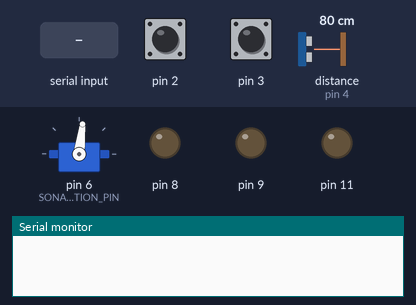
A sketch run on a simulated Arduino Uno, built with avr-gcc and run on an emulated ATmega328P. On the bench: servo, output pins drawn as LEDs (lit = HIGH), the last lines printed to the serial monitor. The inputs (shaded band) are chosen by the test bench; at power-on: distance to the obstacle (sensor on pin 4) 80 cm, pin 2 HIGH, pin 3 HIGH. The echo pulse lasts 58.3 µs per cm; pins used as bus, display or sensor lines are not drawn.

Above: at 1.2 s.
1.3 s: "s" received over Serial
At 2.45 s:
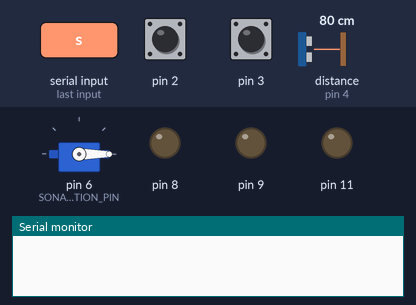
4.3 s: distance to the obstacle (sensor on pin 4) set to 4 cm
7.3 s: "h" received over Serial
At 10.0 s:
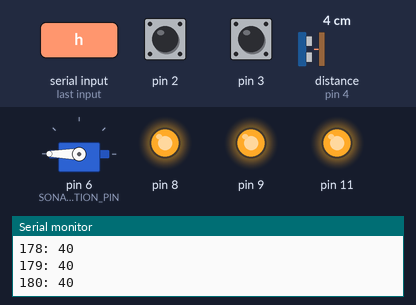
10.3 s: "x90\n" received over Serial
At 11.0 s:
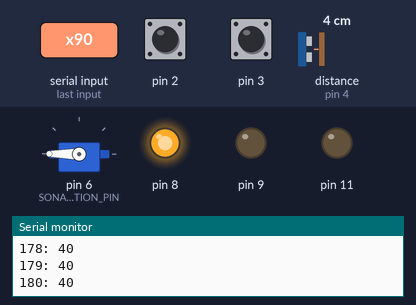
Timing chart, 0 to 12.8 s (numbered marks = the images above; inputs shaded):
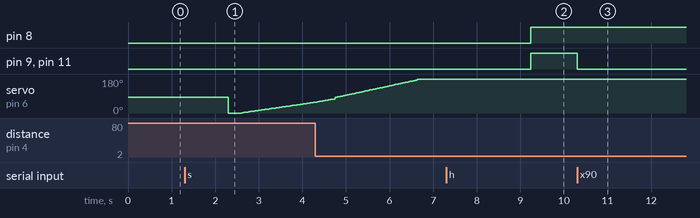

Measured:
- after the input at 7.3 s, pin 8, pin 9, pin 11: LOW → HIGH after 1.9 s
- after the input at 10.3 s, pin 9, pin 11: HIGH → LOW at once

The sketch:

robot-car.ino
```cpp
/*
  Car robot with sonar and bluetooth.

  2020 by Vivien Richter <vivien-richter@outlook.de>
  https://github.com/HTWK-18INB-1/asuka.git
*/

#include "config.hpp"
#include "src/Drive/drive.hpp"
#include "src/Sonar/sonar.hpp"

Sonar sonar;

// Initialization
void setup() {
    // Communication
    Serial.begin(9600);
    // Motors
    Drive.setup(
        MOTOR_LEFT_DIRECTION,
        MOTOR_LEFT_SPEED,
        MOTOR_LEFT_SENSOR,
        MOTOR_RIGHT_DIRECTION,
        MOTOR_RIGHT_SPEED,
        MOTOR_RIGHT_SENSOR,
        MOTOR_CYCLE_TICKS,
        WHEEL_DIAMETER
    );
    // Sonar
    sonar.setup(
        SONAR_ROTATION_PIN,
        SONAR_TRIGGER_PIN,
        SONAR_ECHO_PIN,
        SONAR_TRIGGER_WIDTH,
        SONAR_ROTATION_MIN,
        SONAR_ROTATION_HALF,
        SONAR_ROTATION_MAX,
        SONAR_ROTATION_DELAY,
        SONAR_ROTATION_DELAY_MAX,
        SOUND_SPEED
    );
}

// Main
void loop() {
    if (Serial.available()) {
        char command = Serial.read();
        int value = Serial.parseInt();
        switch (command) {
            // Logic tests
            case 'x':
                Drive.forward(255);
                while (Drive.getDistance() < value) {}
                Drive.stop();
                break;
            // Drive test
            case 'f':
                Drive.forward(value);
                break;
            case 'b':
                Drive.backward(value);
                break;
            case 'l':
                Drive.rotateLeft(value);
                break;
            case 'r':
                Drive.rotateRight(value);
                break;
            case 'h':
                Drive.stop();
                break;
            // Sonar test
            case 's':
                int distances[181];
                sonar.scan(distances);
                for (int i = 0; i <= 180; i++) {
                    Serial.println(String(i) + ": " + String(distances[i]));
                }
                break;
        }
    }
}
```

drive.cpp
```cpp
#include "drive.hpp"

volatile unsigned long DriveClass::leftMotorSensorTicks = 0;

volatile unsigned long DriveClass::rightMotorSensorTicks = 0;

void DriveClass::setup(int leftMotorDirectionPin, int leftMotorSpeedPin, int leftMotorSensorPin, int rightMotorDirectionPin, int rightMotorSpeedPin, int rightMotorSensorPin, int motorCycleTicks, int wheelDiameter) {
    // General
    this->motorCycleTicks = motorCycleTicks;
    this->wheelCircumferencePerTick = wheelDiameter * PI / this->motorCycleTicks;
    // Left motor
    this->leftMotorDirectionPin = leftMotorDirectionPin;
    pinMode(this->leftMotorDirectionPin, OUTPUT);
    this->leftMotorSpeedPin = leftMotorSpeedPin;
    pinMode(this->leftMotorSpeedPin, OUTPUT);
    this->leftMotorSensorPin = leftMotorSensorPin;
    pinMode(this->leftMotorSensorPin, INPUT);
    attachInterrupt(digitalPinToInterrupt(this->leftMotorSensorPin), DriveClass::leftMotorSensorISR, FALLING);
    // Right motor
    this->rightMotorDirectionPin = rightMotorDirectionPin;
    pinMode(this->rightMotorDirectionPin, OUTPUT);
    this->rightMotorSpeedPin = rightMotorSpeedPin;
    pinMode(this->rightMotorSpeedPin, OUTPUT);
    this->rightMotorSensorPin = rightMotorSensorPin;
    pinMode(this->rightMotorSensorPin, INPUT);
    attachInterrupt(digitalPinToInterrupt(this->rightMotorSensorPin), DriveClass::rightMotorSensorISR, FALLING);
}

void DriveClass::forward(int speed) {
    analogWrite(leftMotorSpeedPin, 255 - speed);
    analogWrite(rightMotorSpeedPin, 255 - speed);
    digitalWrite(leftMotorDirectionPin, HIGH);
    digitalWrite(rightMotorDirectionPin, HIGH);
}

void DriveClass::backward(int speed) {
    analogWrite(leftMotorSpeedPin, speed);
    analogWrite(rightMotorSpeedPin, speed);
    digitalWrite(leftMotorDirectionPin, LOW);
    digitalWrite(rightMotorDirectionPin, LOW);
}

void DriveClass::rotateLeft(int speed) {
    analogWrite(leftMotorSpeedPin, speed);
    analogWrite(rightMotorSpeedPin, 255 - speed);
    digitalWrite(leftMotorDirectionPin, LOW);
    digitalWrite(rightMotorDirectionPin, HIGH);
}

void DriveClass::rotateRight(int speed) {
    analogWrite(leftMotorSpeedPin, 255 - speed);
    analogWrite(rightMotorSpeedPin, speed);
    digitalWrite(leftMotorDirectionPin, HIGH);
    digitalWrite(rightMotorDirectionPin, LOW);
}

void DriveClass::stop() {
    digitalWrite(leftMotorSpeedPin, HIGH);
    digitalWrite(rightMotorSpeedPin, HIGH);
    digitalWrite(leftMotorDirectionPin, HIGH);
    digitalWrite(rightMotorDirectionPin, HIGH);
    this->resetDistance();
}

unsigned long DriveClass::getDistance() {
    return (DriveClass::leftMotorSensorTicks + DriveClass::rightMotorSensorTicks) / 2 * this->wheelCircumferencePerTick;
}

void DriveClass::resetDistance() {
    DriveClass::leftMotorSensorTicks = 0;
    DriveClass::rightMotorSensorTicks = 0;
}

static void DriveClass::leftMotorSensorISR() {
    noInterrupts(); // Disable interrupt support
    DriveClass::leftMotorSensorTicks++;
    interrupts(); // Enable interrupt support
}

static void DriveClass::rightMotorSensorISR() {
    noInterrupts(); // Disable interrupt support
    DriveClass::rightMotorSensorTicks++;
    interrupts(); // Enable interrupt support
}

// Creates an instance
DriveClass Drive;
```

drive.hpp
```cpp
#include <Arduino.h>

/**
 * Drive class
 *
 * @version 1.0.1
 * @author Vivien Richter <vivien-richter@outlook.de>
 */
class DriveClass {
    public:
        /**
         * Constructor
         *
         * @param leftMotorDirectionPin Used to change the rotational direction of the left motor (HIGH = forward, LOW = backward)
         * @param leftMotorSpeedPin Used to change the speed of the left motor, related to it's direction
         * @param leftMotorSensorPin Used to check the rotations of the left wheel
         * @param rightMotorDirectionPin Used to change the rotational direction of the right motor (HIGH = forward, LOW = backward)
         * @param rightMotorSpeedPin Used to change the speed of the right motor, related to it's direction
         * @param rightMotorSensorPin Used to check the rotations of the right wheel
         * @param motorCycleTicks The number of sensor ticks, that's required for one full motor rotation
         * @param wheelDiameter The wheel diameter
         */
        void setup(int leftMotorDirectionPin, int leftMotorSpeedPin, int leftMotorSensorPin, int rightMotorDirectionPin, int rightMotorSpeedPin, int rightMotorSensorPin, int motorCycleTicks, int wheelDiameter);

        /**
         * Forward for all engines
         *
         * @param speed Desired speed (0 - 255)
         */
        void forward(int speed);

        /**
         * Backward for all engines
         *
         * @param speed Desired speed (0 - 255)
         */
        void backward(int speed);

        /**
         * Left rotation
         *
         * @param speed Desired speed (0 - 255)
         */
        void rotateLeft(int speed);

        /**
         * Right rotation
         *
         * @param speed Desired speed (0 - 255)
         */
        void rotateRight(int speed);

        /**
         * Full stop for all engines
         */
        void stop();

        /**
         * Returns currently already driven distance
         *
         * Only available while driving
         *
         * @return Distance in mm
         */
        unsigned long getDistance();

    private:
        /**
         * Direction pin of the left motor
         */
        int leftMotorDirectionPin;

        /**
         * Speed pin of the left motor
         */
        int leftMotorSpeedPin;

        /**
         * Sensor pin of the left motor
         */
        int leftMotorSensorPin;

        /**
         * Direction pin of the right motor
         */
        int rightMotorDirectionPin;

        /**
         * Speed pin of the left motor
         */
        int rightMotorSpeedPin;

        /**
         * Sensor pin of the right motor
         */
        int rightMotorSensorPin;

        /**
         * Motor cycle ticks
         */
        int motorCycleTicks;

        /**
         * Wheel circumference per sensor tick
         */
        int wheelCircumferencePerTick;

        /**
         * Left wheel sensor ticks
         */
        volatile static unsigned long leftMotorSensorTicks;

        /**
         * Right wheel sensor ticks
         */
        volatile static unsigned long rightMotorSensorTicks;

        /**
         * Resets the distance counter
         */
        void resetDistance();

        /**
         * Left wheel sensor ISR
         */
        static void leftMotorSensorISR();

        /**
         * Right wheel sensor ISR
         */
        static void rightMotorSensorISR();
};

// Shares it's instance
extern DriveClass Drive;
```

sonar.cpp
```cpp
#include "sonar.hpp"

void Sonar::setup(int rotationPin, int triggerPin, int echoPin, int triggerWidth, int rotationMin, int rotationHalf, int rotationMax, int rotationDelay, int rotationDelayMax, int soundSpeed) {
    // Servo
    this->rotationPin = rotationPin;
    this->rotationMin = rotationMin;
    this->rotationHalf = rotationHalf;
    this->rotationMax = rotationMax;
    this->rotationDelay = rotationDelay;
    this->rotationDelayMax = rotationDelayMax;
    pinMode(this->rotationPin, OUTPUT);
    this->servo = Servo();
    this->servo.attach(this->rotationPin, this->rotationMin, this->rotationMax);
    this->rotate(90);
    // Sonar
    this->triggerPin = triggerPin;
    this->echoPin = echoPin;
    this->triggerWidth = triggerWidth;
    this->soundSpeed = soundSpeed;
    pinMode(this->triggerPin, OUTPUT);
    pinMode(this->echoPin, INPUT);
}

void Sonar::scan(int *distances) {
    // Scanning
    for (int i = 0; i <= 180; i++) {
        // Rotates sonar
        this->rotate(i);
        // Gets the distance
        distances[i] = this->getDistance();
    }
    // Returns
    return;
}

int Sonar::getDistance() {
    digitalWrite(this->triggerPin, HIGH);
    delayMicroseconds(this->triggerWidth);
    digitalWrite(this->triggerPin, LOW);
    return pulseIn(this->echoPin, HIGH) * this->soundSpeed / 2 / 1000;
}

void Sonar::rotate(int angle) {
    // Sets the new angle
    switch (angle) {
        case 0:
            this->servo.writeMicroseconds(this->rotationMin);
            break;
        case 1 ... 89:
            this->servo.writeMicroseconds((this->rotationHalf - this->rotationMin) / 90 * angle + this->rotationMin);
            break;
        case 90:
            this->servo.writeMicroseconds(this->rotationHalf);
            break;
        case 91 ... 179:
            this->servo.writeMicroseconds((this->rotationMax - this->rotationHalf) / 90 * (angle - 90) + this->rotationHalf);
            break;
        case 180:
            this->servo.writeMicroseconds(this->rotationMax);
            break;
    }
    // Waiting for the servo to be finish
    int servoDelay = abs(this->lastAngle - angle) * this->rotationDelay;
    if (servoDelay > this->rotationDelayMax) {
        servoDelay = this->rotationDelayMax;
    }
    delay(servoDelay);
    // Updates last angle
    this->lastAngle = angle;
    return;
}
```

sonar.hpp
```cpp
#include <Arduino.h>
#include <Servo.h>

class Sonar {
    public:
        /**
         * Constructor
         *
         * @param rotationPin Servo pin
         * @param triggerPin Sonar trigger pin
         * @param echoPin Sonar echo pin
         * @param triggerWidth Sonar trigger pulse width
         * @param rotationMin Minimum servo pulse width (for 0°)
         * @param rotationHalf Half servo pulse width (for 90°)
         * @param rotationMax Maximum servo pulse width (for 180°)
         * @param rotationDelay Servo rotation delay for each degree
         * @param rotationDelayMax Maximum servo rotation delay
         * @param soundSpeed Sound speed
         */
        void setup(int rotationPin, int triggerPin, int echoPin, int triggerWidth, int rotationMin, int rotationHalf, int rotationMax, int rotationDelay, int rotationDelayMax, int soundSpeed);

        /**
         * Does an complete distance scan from 0 to 180°
         *
         * @param distances Pointer to a field for the 181 distances and it's corresponding degress as indices.
         */
        void scan(int *distances);

    private:
        /**
         * The servo instance
         */
        Servo servo;

        /**
         * Servo pin
         */
        int rotationPin;

        /**
         * Sonar trigger pin
         */
        int triggerPin;

        /**
         * Sonar echo pin
         */
        int echoPin;

        /**
         * Sonar trigger pulse width
         */
        int triggerWidth;

        /**
         * Minimum servo pulse width (for 0°)
         */
        int rotationMin;

        /**
         * Half servo pulse width (for 90°)
         */
        int rotationHalf;

        /**
         * Maximum servo pulse width (for 180°)
         */
        int rotationMax;

        /**
         * Servo rotation delay for each degree
         */
        int rotationDelay;

        /**
         * Maximum servo rotation delay
         */
        int rotationDelayMax;

        /**
         * The sound speed
         */
        int soundSpeed;

        /**
         * Last rotation angle
         */
        int lastAngle = 90;

        /**
         * Get distance
         *
         * @return Distance in mm
         */
        int getDistance();

        /**
         * Rotates sonar.
         *
         * @param angle Desired angle in degree
         */
        void rotate(int angle);
};
```

config.hpp
```cpp
// Motor configuration
#define MOTOR_RIGHT_DIRECTION 8
#define MOTOR_RIGHT_SPEED 9
#define MOTOR_RIGHT_SENSOR 2 // Right wheel sensor pin
#define MOTOR_LEFT_DIRECTION 10
#define MOTOR_LEFT_SPEED 11
#define MOTOR_LEFT_SENSOR 3 // Left wheel sensor pin
#define MOTOR_CYCLE_TICKS 20 // The number of ticks, thats required for one rotation
#define WHEEL_DIAMETER 67 // in mm

// Sonar configuration
#define SONAR_ROTATION_PIN 6
#define SONAR_TRIGGER_PIN 5
#define SONAR_ECHO_PIN 4
#define SONAR_TRIGGER_WIDTH 10 // Minimum trigger pulse width (in microseconds)
#define SONAR_ROTATION_MIN 520 // Pulse width for 0°
#define SONAR_ROTATION_HALF 1400 // Pulse width for 90°
#define SONAR_ROTATION_MAX 2440 // Pulse width for 180°
#define SONAR_ROTATION_DELAY 20 // delay in ms/°
#define SONAR_ROTATION_DELAY_MAX 300 // maximum delay in ms
#define SOUND_SPEED 344 // In dry air at 20°C in m/s
```
